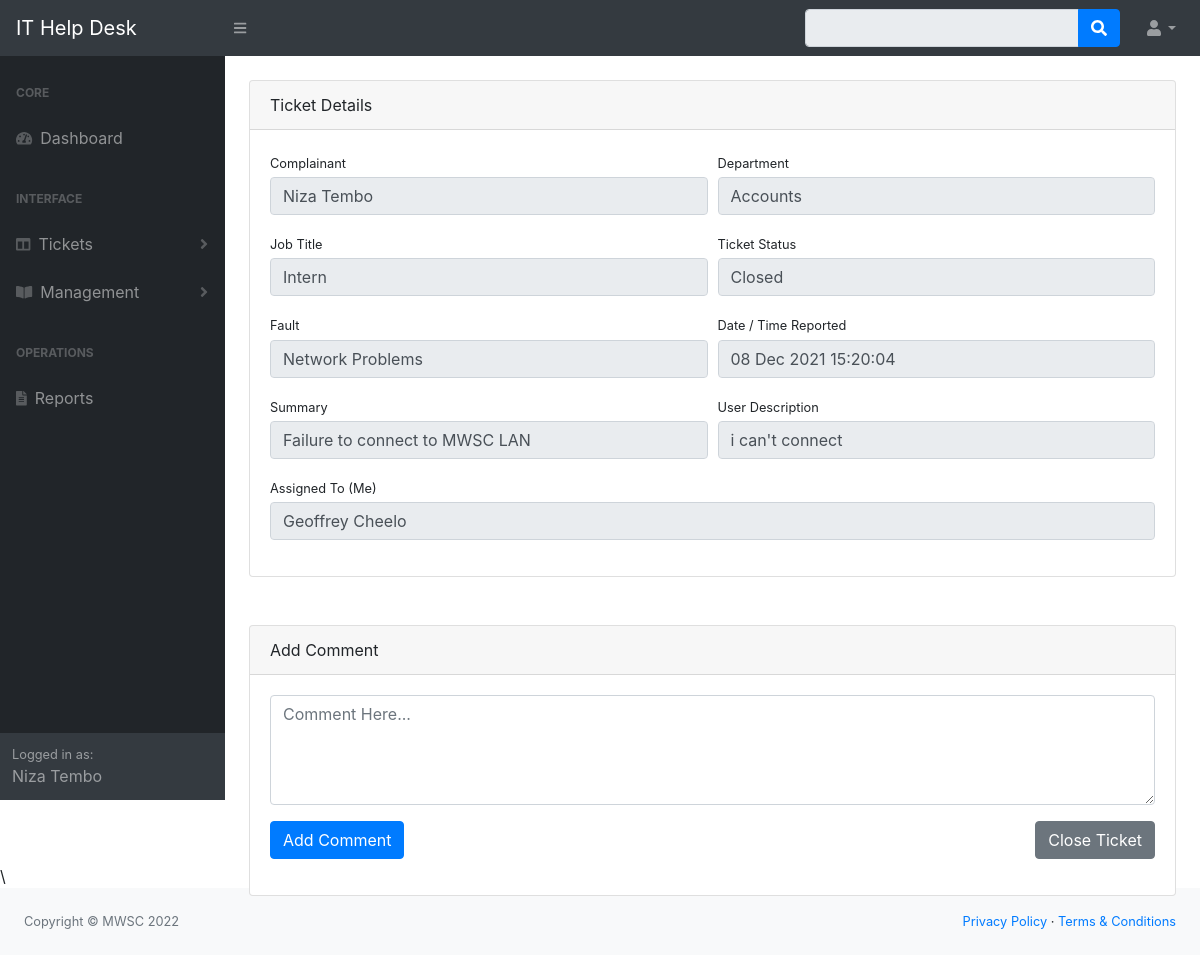
Page /admin/dist/view_ticket.php?id=1 (signed in) on the committed database.
### tables this page shows
CREATE TABLE `tickets` (
  `ticket_id` int(11) NOT NULL,
  `ticket_type_id` int(11) NOT NULL,
  `user_id` int(11) NOT NULL,
  `fault_time` varchar(50) DEFAULT NULL,
  `ticket_desc` text NOT NULL,
  `ticket_status` tinytext DEFAULT NULL,
  `date_closed` varchar(254) DEFAULT NULL,
  `ticket_no` varchar(254) NOT NULL,
  `action` varchar(254) DEFAULT NULL
);

CREATE TABLE `users` (
  `user_id` int(11) NOT NULL,
  `man_no` varchar(30) NOT NULL,
  `full_name` text NOT NULL,
  `email_address` varchar(100) NOT NULL,
  `department` text DEFAULT NULL,
  `job_title` text DEFAULT NULL,
  `role` text NOT NULL,
  `usr_password` varchar(254) NOT NULL
);

CREATE TABLE `ticket_type` (
  `ticket_type_id` int(11) NOT NULL,
  `staff_id` int(11) NOT NULL,
  `ticket_type` varchar(100) DEFAULT NULL,
  `problem_desc` varchar(100) DEFAULT NULL,
  `ticket_sla` varchar(254) NOT NULL
);

CREATE TABLE `it_staff` (
  `staff_id` int(11) NOT NULL,
  `man_no` varchar(30) NOT NULL,
  `full_name` text NOT NULL,
  `email_address` varchar(100) NOT NULL,
  `department` text DEFAULT NULL,
  `job_title` text DEFAULT NULL,
  `role` text NOT NULL,
  `usr_password` varchar(254) NOT NULL
);

### admin/dist/includes/admin_model.php (called while the page is built, shortened)
<?php
class admin_model
{
    public function getTicket($id)
    {
        $db = new DBconnection();
        $dbConn = $db->getConnection();
        $sql = "SELECT users.full_name as username, ticket_type.staff_id, it_staff.full_name as staff,
        users.department, users.job_title, tickets.user_id, users.job_title,tickets.ticket_desc,
        tickets.ticket_status, ticket_type.ticket_type, ticket_type.problem_desc,
        tickets.fault_time, ticket_type.ticket_sla, tickets.ticket_no FROM tickets
        INNER JOIN ticket_type ON ticket_type.ticket_type_id = tickets.ticket_type_id
        INNER JOIN users ON users.user_id = tickets.user_id
        INNER JOIN it_staff ON it_staff.staff_id = ticket_type.staff_id
        WHERE tickets.ticket_id='$id'";
        return $dbConn->query($sql);
    }
}

### admin/dist/view_ticket.php (the view, shortened to what this page needs)
<?php
include "includes/header.php";
include "includes/navbar.php";
include "includes/admin_model.php";
$admin = new admin_model();
$id = $_GET['id'];
$data = $admin->getTicket($id);
$ticket = $data->fetch(PDO::FETCH_ASSOC);
?>
<div id="layoutSidenav_content">
             <main>
             <div class="container-fluid">
                        <br>
                        <div class="card mb-4">
                        <div class="card-header">
                               Ticket Details
                    </div>
                <div class="card-body">
                <form method='POST' class='form-horizontal'>
                         <div class="form-row">
                            <div class="col-md-6">
                                <div class="form-group">
                                    <label class="small mb-1" for="man_no">Complainant</label>
                                    <input class="form-control" value="<?=$ticket['username']?>" name="full_name" id="full_name" type="text" disabled>
                                 </div>
                            </div>
                            <div class="col-md-6">
                                <div class="form-group">
                                    <label class="small mb-1" for="department">Department</label>
                                    <input class="form-control" value="<?=$ticket['department']?>" name="department" id="department" type="text" disabled>
                                </div>
                            </div>
                        </div>
                        <div class="form-row">
                         <div class="col-md-6">
                                <div class="form-group">
                                    <label class="small mb-1" for="title">Job Title</label>
                                    <input class="form-control" value="<?=$ticket['job_title'];?>" name="title" id="title" type="text" disabled>
                                 </div>
                            </div>
                            <div class="col-md-6">
                                <div class="form-group">
                                    <label class="small mb-1" for="title">Ticket Status</label>
                                    <input class="form-control" value="<?=$ticket['ticket_status'];?>" name="status" id="status" type="text" disabled>
                                 </div>
                            </div>
                       </div>
                        <div class="form-row">
                            <div class="col-md-6">
                                <div class="form-group">
                                    <label class="small mb-1" for="email">Fault</label>
                                    <input class="form-control" value="<?=$ticket['ticket_type']?>" name="fault" id="fault" type="text" disabled>
                                </div>
                            </div>
                            <div class="col-md-6">
                                <div class="form-group">
                                    <label class="small mb-1" for="date_time">Date / Time Reported</label>
                                    <input class="form-control" value="<?=$ticket['fault_time'];?>" name="date_time" id="date_time" type="text" disabled>
                                </div>
                            </div>
                        </div>
                        <div class="form-row">
                        <div class="col-md-6">
                                <div class="form-group">
                                    <label class="small mb-1" for="email">Summary</label>
                                    <input class="form-control"  id="desc" name="desc" value="<?=$ticket['problem_desc'];?>" placeholder="Description" disabled>
                                </div>
                            </div>
                            <div class="col-md-6">
                                <div class="form-group">
                                    <label class="small mb-1" for="email">User Description</label>
                                    <input class="form-control"  id="desc" name="desc" value="<?=$ticket['ticket_desc'];?>" placeholder="Description" disabled>
                                </div>
                            </div>
                        </div>
                        <div class="form-row">
                            <div class="col-md-12">
                                <div class="form-group">
                                    <label class="small mb-1" for="staff">Assigned To (Me)</label>
                                    <input class="form-control" value="<?=$ticket['staff'];?>" name="staff" id="staff" type="text" disabled>
                                </div>
                            </div>
                       </div>
                      </form>
                    </div>
                </div>
             </div>
             <div class="container-fluid">
                        <br>
                        <div class="card mb-4">
                        <div class="card-header">
                               Add Comment
                    </div>
                    <div class="card-body">
                    <form method='POST' class='form-horizontal'>
                        <div class="form-row">
                            <div class="col-md-12">
                                <div class="form-group">
                                    <textarea class="form-control"  id="desc" name="comment_desc"  rows="4" placeholder="Comment Here..."></textarea>
                                </div>
                            </div>
                        </div>
                        <div class="form-group">
                            <input class="btn btn-primary" id="submit" type="submit" name="add_comment" value="Add Comment" onclick="return confirm('Add Comment..?');">
                            <input class="btn btn-secondary" style="float: right;" type="submit" value="Close Ticket" onclick="return confirm('Close  Ticket..?');"  name="close_ticket">
                        </div>
                        </div>
                        </div>
                    </div>
                </div>
             </div>
\
<?php
    include 'includes/footer.php';
?>

### rows in the picture
tickets: full_name "Niza Tembo", department "Accounts", title "Intern", status "Closed", fault "Network Problems", date_time "08 Dec 2021 15:20:04", desc "Failure to connect to MWSC LAN", desc "i can't connect", staff "Geoffrey Cheelo"

### other values in the picture
$_SESSION['name'] "Niza Tembo"
